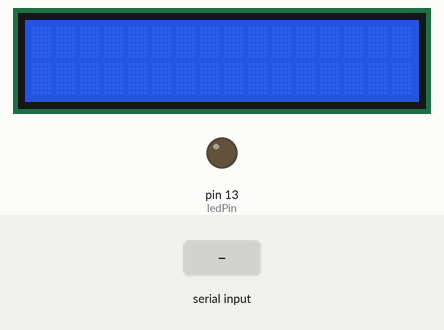
The sketch below on a simulated Arduino Uno, built with avr-gcc and run on an emulated ATmega328P. Shown: 16×2 character LCD, output pins drawn as LEDs (lit = HIGH). Inputs (shaded band) come from the test bench.

Above: at 1.2 s.
1.3 s: "0" received over the second serial link
At 2.1 s:
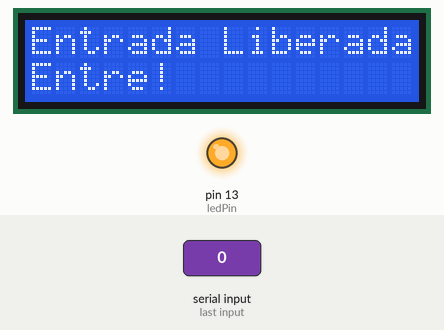
2.8 s: "1" received over the second serial link
At 3.1 s:
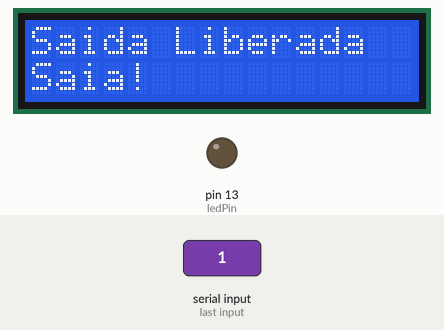
4.3 s: "2" received over the second serial link
At 4.7 s:
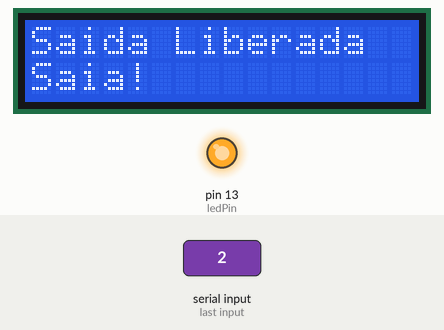
Timing chart, 0 to 7.3 s (numbered marks = the images above; inputs shaded):
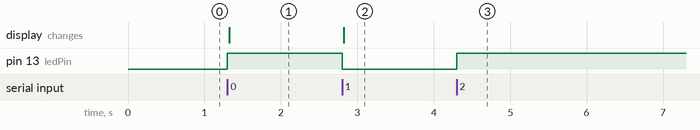

Measured:
- after the input at 1.3 s, pin 13 (ledPin): LOW → HIGH at once; the display: changes at once (image 1)
- after the input at 2.8 s, pin 13 (ledPin): HIGH → LOW at once; the display: changes at once (image 2)
- after the input at 4.3 s, pin 13 (ledPin): LOW → HIGH at once

The sketch:

codigo_escravo.ino
```cpp
/*
      RoboCore - Tutorial Comunicacao entre Arduinos: UART (Slave)
                                                      (03/05/2015)

  Escrito por Marcelo Farias.

  Exemplo de como comunicar Arduinos utilizando o protocolo UART.

  Altera o estado do LED conectado a placa Slave quando o botao ligado
  a placa Master for pressionado.

  Na placa Master foi utilizado um botao conectado ao pino 4, com o
  resistor de pullup interno da placa acionado e realizou-se um debounce
  em software. Na placa Slave foi utilizado um LED conectado ao pino 7.

  Optou-se por usar um software serial para nao conflitar com a serial
  em hardware no momento da gravacao do codigo, contudo, nada impede de
  utilizar a serial em hardware para este mesmo propósito.

  Referencias:
  Exemplo Debounce - https://www.arduino.cc/en/Tutorial/Debounce

*/

#include "SoftwareSerial.h" // Inclui a biblioteca SoftwareSerial
#include <Wire.h>
#include <LiquidCrystal_I2C.h>


#define ledPin 13 // numero do pino onde o LED esta conectado

// Cria uma serial em software
SoftwareSerial blackBoardMaster(2,3); // (RX, TX)
LiquidCrystal_I2C lcd(0x27 ,2,1,0,4,5,6,7,3, POSITIVE);

bool b = true;

void setup() {
  // inicia a serial em software com uma taxa de 9600 bit/s
  blackBoardMaster.begin(9600);
  lcd.begin (16,2);

  pinMode(ledPin, OUTPUT);  // configura o pino do LED como saida
}

void loop() {
  // verifica se existem dados para serem lidos na serial
  if (blackBoardMaster.available() > 0){
    // le o byte recebido
    char received = blackBoardMaster.read();


    digitalWrite(ledPin, b);
    b=!b;
    // se o byte recebido corresponde ao caractere '0'(48) apaga o LED
    if (received == '0'){
      exibirDisplay("Entrada Liberada", "Entre!");
    }

    // se o byte recebido corresponde ao caractere '1'(49) acende o LED
    if (received == '1'){
      exibirDisplay("Saida Liberada", "Saia!");
    }
  }
}
void exibirDisplay(String mensagem1, String mensagem2){
  lcd.clear();
  lcd.setCursor(0,0);
  lcd.print(mensagem1);
  lcd.setCursor(0,1);
  lcd.print(mensagem2);
}
```
